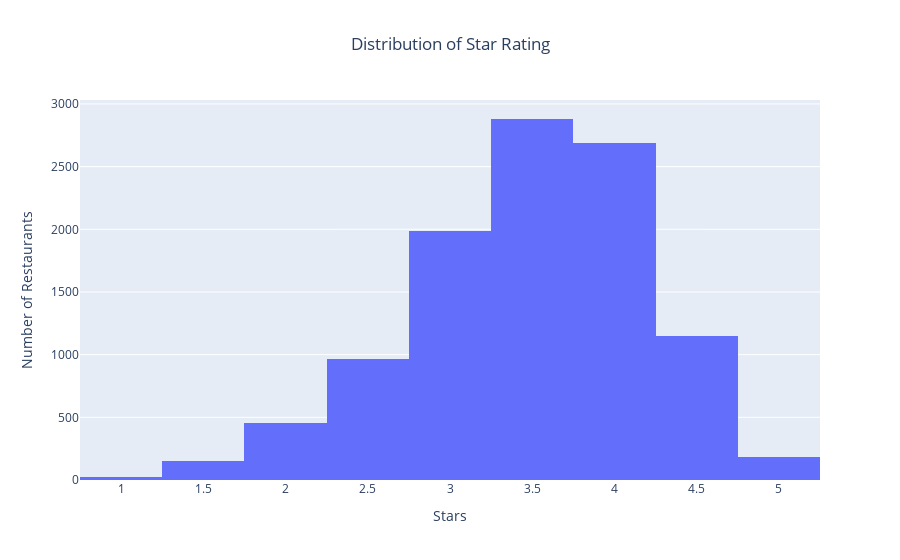

The notebook cell this image was saved under:
### Markdown cell above
### Star Rating

### Code cell
fig= px.histogram(restaurant_df5, x='stars',
                 title='Distribution of Star Rating',
                  labels = dict(stars="Stars"))
fig.update_layout(yaxis_title="Number of Restaurants", title_x=0.5)
fig.show()

### Figure 1 — Plotly figure (JSON) as saved in the notebook; plotly's stock layout.template omitted (floating-point values rounded to 4 significant figures; data arrays with more than 128 entries replaced by an {"elided": "..."} marker saying what was removed)
{"data": [{"alignmentgroup": "True", "bingroup": "x", "hovertemplate": "Stars=%{x}<br>count=%{y}<extra></extra>", "legendgroup": "", "marker": {"color": "#636efa"}, "name": "", "offsetgroup": "", "orientation": "v", "showlegend": false, "type": "histogram", "x": {"elided": "10481 float values"}, "xaxis": "x", "yaxis": "y"}], "layout": {"barmode": "relative", "legend": {"tracegroupgap": 0}, "title": {"text": "Distribution of Star Rating", "x": 0.5}, "xaxis": {"anchor": "y", "domain": [0, 1], "title": {"text": "Stars"}}, "yaxis": {"anchor": "x", "domain": [0, 1], "title": {"text": "Number of Restaurants"}}}}
